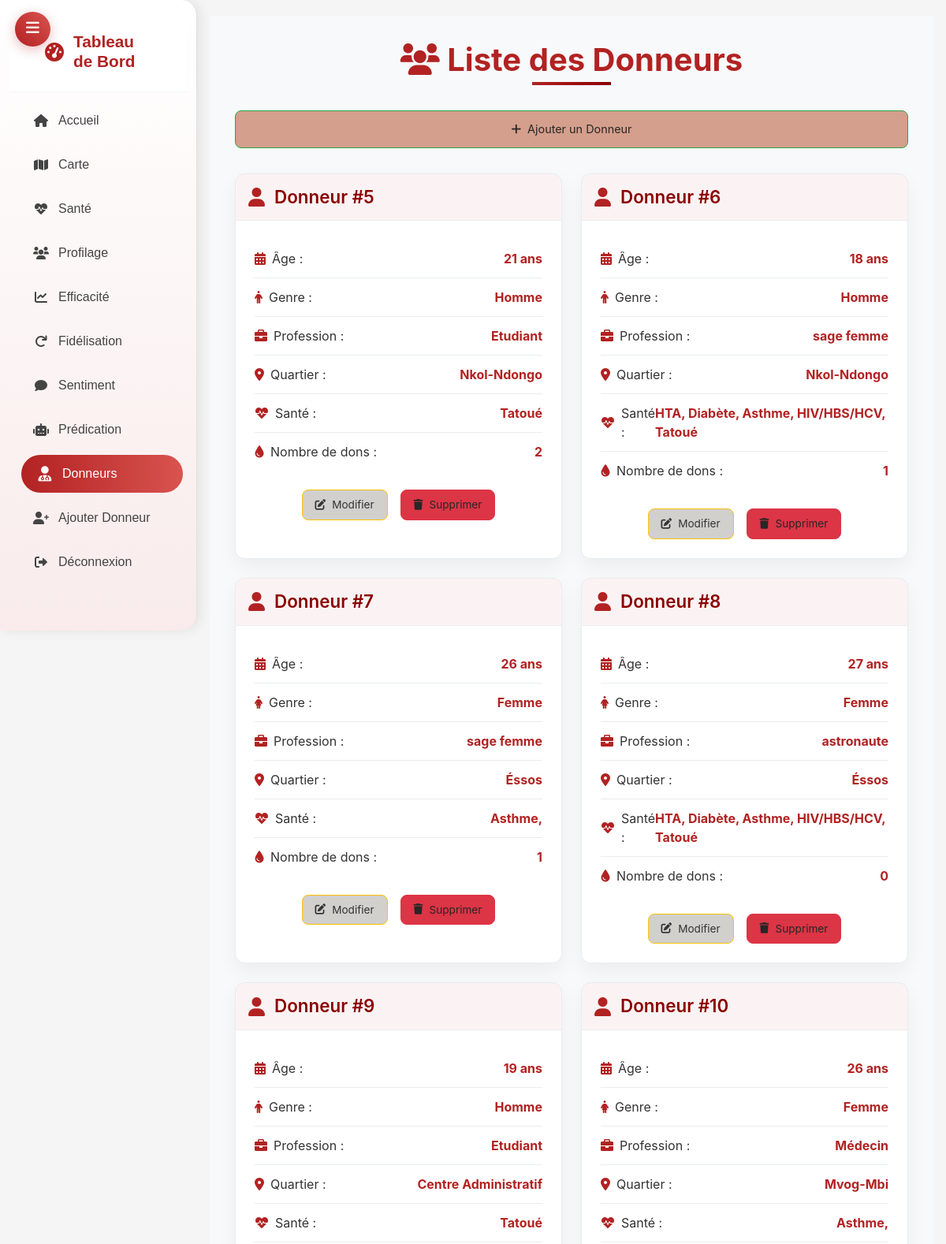
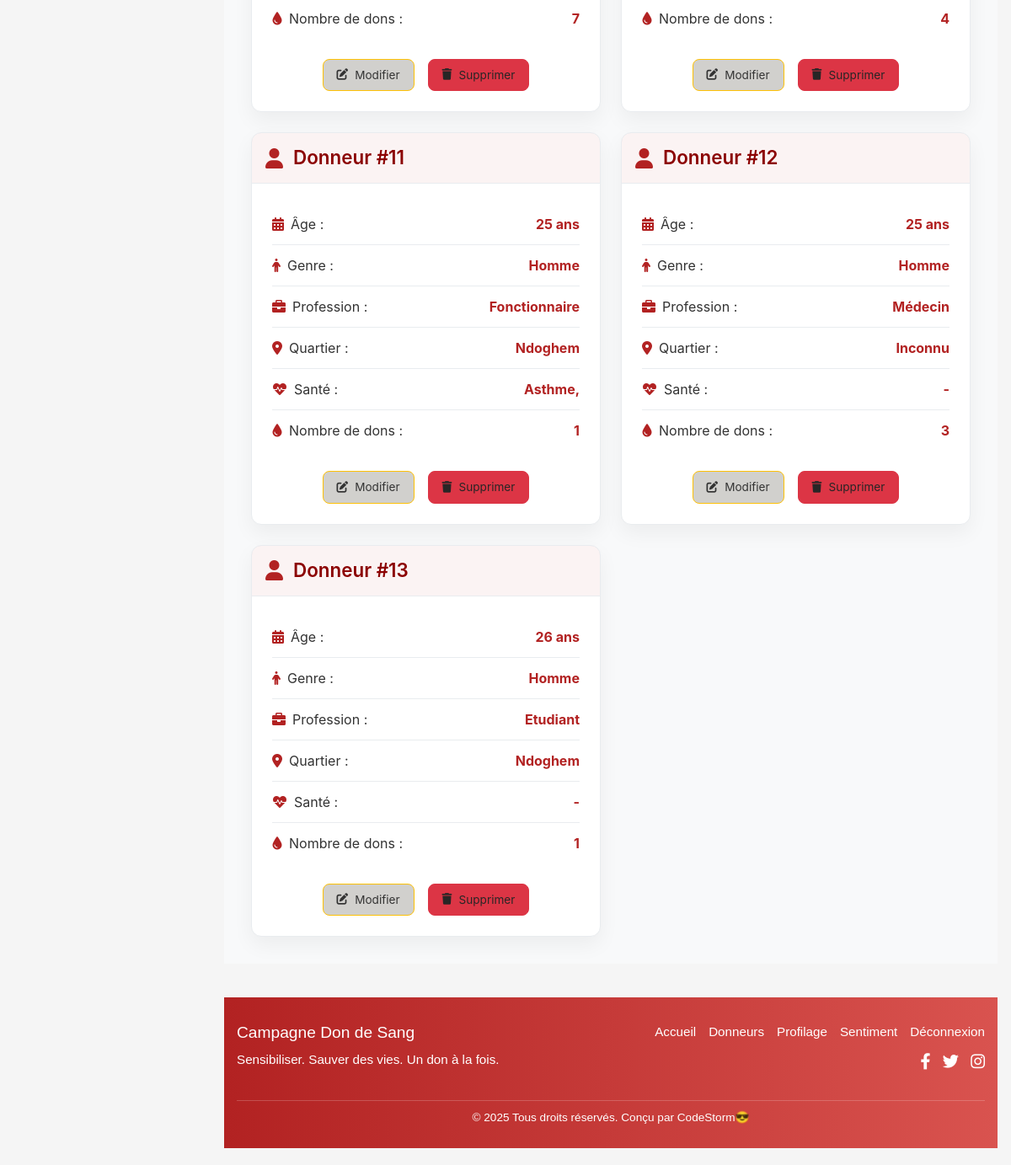
The app's page /donors/ (signed in) with its own data (2 pictures, top to bottom).
### campagne/models.py (models this page shows, shortened)
class Donor(models.Model):
    user = models.ForeignKey(User, on_delete=models.CASCADE, null=True)
    date_naissance = models.DateField()
    date_remplissage = models.DateField(auto_now_add=True)  # Date auto-remplie à la création
    genre = models.CharField(
        max_length=10,
        choices=[('Homme', 'Homme'), ('Femme', 'Femme')],
        default='Homme'
    )
    profession = models.CharField(max_length=100)
    arrondissement = models.CharField(max_length=100)
    quartier = models.CharField(max_length=100)
    latitude = models.FloatField(null=True, blank=True)
    longitude = models.FloatField(null=True, blank=True)
    asthme = models.BooleanField(default=False)
    diabete = models.BooleanField(default=False)
    hypertension = models.BooleanField(default=False)
    hiv_hbs_hcv = models.BooleanField(default=False)
    tatoue = models.BooleanField(default=False)
    nombre_dons = models.IntegerField(default=0)
    feedback = models.TextField(null=True, blank=True)
    def age(self):
        today = self.date_remplissage  # Utilise date_remplissage comme référence
        age = today.year - self.date_naissance.year - (
            (today.month, today.day) < (self.date_naissance.month, self.date_naissance.day)
        )
        return age
    class Meta:
        verbose_name = "Donneur"
        verbose_name_plural = "Donneurs"

### campagne/views.py (the view)
# urls.py: path('donors/', views.donors, name='donors'),
@login_required
def donors(request):
    donor_list = Donor.objects.all()
    print("Nombre de donneurs:", donor_list.count())  # Debug
    return render(request, 'donors.html', {'donor_list': donor_list})

### campagne/templates/donors.html (shortened to what this page needs)
{% extends 'base.html' %}
{% block content %}
<div class="donor-container">
    <div class="page-header">
        <h1 class="section-title">
            <i class="fas fa-users"></i> Liste des Donneurs
        </h1>
    </div>
    <div class="donor-actions-top">
        <a href="{% url 'add_donor' %}" class="btn btn-success">
            <i class="fas fa-plus"></i> Ajouter un Donneur
        </a>
    </div>
    <div class="donor-grid">
        {% for donor in donor_list %}
            <div class="donor-card">
                <div class="card-header">
                    <i class="fas fa-user"></i>
                    <h5 class="card-title">Donneur #{{ donor.id }}</h5>
                </div>
                <div class="card-content">
                    <ul class="info-list">
                        <li>
                            <span class="label"><i class="fas fa-calendar-alt"></i> Âge :</span>
                            <span class="highlight">{{ donor.age }} ans</span>
                        </li>
                        <li>
                            <span class="label">
                                {% if donor.genre == 'Homme' %}
                                    <i class="fas fa-male"></i>
                                {% elif donor.genre == 'Femme' %}
                                    <i class="fas fa-female"></i>
                                {% else %}
                                    <i class="fas fa-genderless"></i>
                                {% endif %}
                                Genre :
                            </span>
                            <span class="highlight">{{ donor.genre|default:"Inconnu" }}</span>
                        </li>
                        <li>
                            <span class="label"><i class="fas fa-briefcase"></i> Profession :</span>
                            <span class="highlight">{{ donor.profession|default:"Inconnu" }}</span>
                        </li>
                        <li>
                            <span class="label"><i class="fas fa-map-marker-alt"></i> Quartier :</span>
                            <span class="highlight">{{ donor.quartier|default:"Inconnu" }}</span>
                        </li>
                        <li>
                            <span class="label"><i class="fas fa-heartbeat"></i> Santé :</span>
                            <span class="highlight">
                                {% if donor.hypertension %}HTA, {% endif %}
                                {% if donor.diabete %}Diabète, {% endif %}
                                {% if donor.asthme %}Asthme, {% endif %}
                                {% if donor.hiv_hbs_hcv %}HIV/HBS/HCV, {% endif %}
                                {% if donor.tatoue %}Tatoué{% endif %}
                                {% if not donor.hypertension and not donor.diabete and not donor.asthme and not donor.hiv_hbs_hcv and not donor.tatoue %}-{% endif %}
                            </span>
                        </li>
                        <li>
                            <span class="label"><i class="fas fa-tint"></i> Nombre de dons :</span>
                            <span class="highlight">{{ donor.nombre_dons }}</span>
                        </li>
                    </ul>
                    <div class="donor-actions">
                        <a href="{% url 'update_donor' donor.id %}" class="btn btn-warning btn-sm">
                            <i class="fas fa-edit"></i> Modifier
                        </a>
                        <a href="{% url 'delete_donor' donor.id %}" class="btn btn-danger btn-sm">
                            <i class="fas fa-trash"></i> Supprimer
                        </a>
                    </div>
                </div>
            </div>
        {% endfor %}
    </div>
</div>
<footer class="site-footer">
    <div class="footer-container">
      <div class="footer-left">
        <h5>Campagne Don de Sang</h5>
        <p>Sensibiliser. Sauver des vies. Un don à la fois.</p>
      </div>
      <div class="footer-right">
        <ul class="footer-links">
          <li><a href="{% url 'dashboard' %}">Accueil</a></li>
          <li><a href="{% url 'donors' %}">Donneurs</a></li>
          <li><a href="{% url 'profiling' %}">Profilage</a></li>
          <li><a href="{% url 'sentiment' %}">Sentiment</a></li>
          <li><a href="{% url 'logout' %}">Déconnexion</a></li>
        </ul>
        <div class="footer-socials">
          <a href="#"><i class="fab fa-facebook-f"></i></a>
          <a href="#"><i class="fab fa-twitter"></i></a>
          <a href="#"><i class="fab fa-instagram"></i></a>
        </div>
      </div>
    </div>
    <div class="footer-bottom">
      <p>&copy; 2025 Tous droits réservés. Conçu par CodeStorm😎</p>
    </div>
  </footer>
{% endblock %}

### campagne/templates/base.html (shortened to what this page needs)
{% load static %}
<!DOCTYPE html>
<html lang="fr">
<head>
    <link href="https://cdn.jsdelivr.net/npm/bootstrap@5.3.0/dist/css/bootstrap.min.css" rel="stylesheet">
    <link href="https://cdn.jsdelivr.net/npm/bootstrap-icons@1.10.0/font/bootstrap-icons.css" rel="stylesheet">
    <link href="https://cdnjs.cloudflare.com/ajax/libs/font-awesome/6.0.0/css/all.min.css" rel="stylesheet">
    <link href="{% static 'css/style.css' %}" rel="stylesheet">
</head>
<body>
    <button class="toggle-btn" onclick="toggleSidebar()" id="toggleSidebar">
        <i class="fas fa-bars"></i>
    </button>
    <div class="container-fluid">
        <div class="row">
            <nav class="sidebar" id="sidebar">
                <div class="position-sticky pt-3">
                    <h4><i class="fas fa-tachometer-alt"></i><span>Tableau de Bord</span></h4>
                    <ul class="nav flex-column">
                        <li class="nav-item"><a class="nav-link {% if request.resolver_match.url_name == 'dashboard' %}active{% endif %}" href="{% url 'dashboard' %}"><i class="fas fa-home"></i> <span>Accueil</span></a></li>
                        <li class="nav-item"><a class="nav-link {% if request.resolver_match.url_name == 'geo' %}active{% endif %}" href="{% url 'geo' %}"><i class="fas fa-map"></i> <span>Carte</span></a></li>
                        <li class="nav-item"><a class="nav-link {% if request.resolver_match.url_name == 'health' %}active{% endif %}" href="{% url 'health' %}"><i class="fas fa-heartbeat"></i> <span>Santé</span></a></li>
                        <li class="nav-item"><a class="nav-link {% if request.resolver_match.url_name == 'profiling' %}active{% endif %}" href="{% url 'profiling' %}"><i class="fas fa-users"></i> <span>Profilage</span></a></li>
                        <li class="nav-item"><a class="nav-link {% if request.resolver_match.url_name == 'efficiency' %}active{% endif %}" href="{% url 'efficiency' %}"><i class="fas fa-chart-line"></i> <span>Efficacité</span></a></li>
                        <li class="nav-item"><a class="nav-link {% if request.resolver_match.url_name == 'loyalty' %}active{% endif %}" href="{% url 'loyalty' %}"><i class="fas fa-redo"></i> <span>Fidélisation</span></a></li>
                        <li class="nav-item"><a class="nav-link {% if request.resolver_match.url_name == 'sentiment' %}active{% endif %}" href="{% url 'sentiment' %}"><i class="fas fa-comment"></i> <span>Sentiment</span></a></li>
                        <li class="nav-item"><a class="nav-link {% if request.resolver_match.url_name == 'prediction' %}active{% endif %}" href="{% url 'prediction' %}"><i class="fas fa-robot"></i> <span>Prédication</span></a></li>
                        <li class="nav-item"><a class="nav-link {% if request.resolver_match.url_name == 'donors' %}active{% endif %}" href="{% url 'donors' %}"><i class="fas fa-user-md"></i> <span>Donneurs</span></a></li>
                        {% if user.is_superuser %}
                        <li class="nav-item"><a class="nav-link {% if request.resolver_match.url_name == 'add_donor' %}active{% endif %}" href="{% url 'add_donor' %}"><i class="fas fa-user-plus"></i> <span>Ajouter Donneur</span></a></li>
                        {% endif %}
                        <li class="nav-item"><a class="nav-link" href="{% url 'logout' %}"><i class="fas fa-sign-out-alt"></i> <span>Déconnexion</span></a></li>
                    </ul>
                </div>
            </nav>
            <main class="col px-3">
                {% block content %}{% endblock %}
            </main>
        </div>
    </div>
</body>
</html>

### static/css/style.css (style rules this page uses)
.sidebar { height: 100vh; background-color: #f8f9fa; }
.nav-link { color: #333; }

### campagne/templates/base.html (style rules this page uses)
body { margin: 0; font-family: Arial, sans-serif; background-color: #f5f5f5; }
.sidebar { background: linear-gradient(180deg, #ffffff 0%, #f9ebeb 100%); border-right: 1px solid #e0e0e0; height: 100vh; position: fixed; top: 0; left: 0; width: 250px; box-shadow: 4px 0 15px rgba(0, 0, 0, 0.08); transform: translateX(0); transition: transform 0.4s ease-in-out; z-index: 1000; overflow-y: auto; border-top-right-radius: 20px; border-bottom-right-radius: 20px; }
.sidebar h4 { color: #b22222; font-weight: 700; padding: 25px 45px; border-bottom: 1px solid rgba(238, 238, 238, 0.5); display: flex; align-items: center; font-size: 1.3rem; background: rgba(255, 255, 255, 0.9); position: sticky; top: 0; z-index: 10; border-top-right-radius: 20px; }
.sidebar h4 i { margin-right: 12px; font-size: 1.5rem; }
.nav-link { color: #444; padding: 12px 20px; transition: all 0.3s ease; text-decoration: none; display: flex; align-items: center; position: relative; overflow: hidden; border-radius: 30px; margin: 4px 10px; }
.nav-link i { margin-right: 12px; width: 20px; text-align: center; transition: transform 0.3s ease; }
.nav-link:hover, .nav-link.active { color: #ffffff; background: linear-gradient(90deg, #b22222, #d9534f); transform: translateX(5px); }
.nav-link:hover i, .nav-link.active i { transform: scale(1.2); }
main { margin-left: 250px; padding: 20px; transition: margin-left 0.3s ease; }
.toggle-btn { position: fixed; top: 15px; left: 19px; z-index: 1001; background: linear-gradient(45deg, #b22222, #d9534f); color: #fff; border: none; padding: 10px 14px; border-radius: 50px; cursor: pointer; box-shadow: 0 4px 15px rgba(178, 34, 34, 0.3); transition: transform 0.3s ease; }
.toggle-btn i { transition: transform 0.3s ease; font-size: 1.2rem; }

### records on screen
Donor: id "5", age "21", genre "Homme", profession "Etudiant", quartier "Nkol-Ndongo", tatoue "Tatoué", nombre_dons "2"
Donor: id "6", age "18", genre "Homme", profession "sage femme", quartier "Nkol-Ndongo", hypertension "HTA,", diabete "Diabète,", asthme "Asthme,", hiv_hbs_hcv "HIV/HBS/HCV,", tatoue "Tatoué", nombre_dons "1"
Donor: id "7", age "26", genre "Femme", profession "sage femme", quartier "Éssos", asthme "Asthme,", nombre_dons "1"
Donor: id "8", age "27", genre "Femme", profession "astronaute", quartier "Éssos", hypertension "HTA,", diabete "Diabète,", asthme "Asthme,", hiv_hbs_hcv "HIV/HBS/HCV,", tatoue "Tatoué", nombre_dons "0"
Donor: id "9", age "19", genre "Homme", profession "Etudiant", quartier "Centre Administratif", tatoue "Tatoué", nombre_dons "7"
Donor: id "10", age "26", genre "Femme", profession "Médecin", quartier "Mvog-Mbi", asthme "Asthme,", nombre_dons "4"
Donor: id "11", age "25", genre "Homme", profession "Fonctionnaire", quartier "Ndoghem", asthme "Asthme,", nombre_dons "1"
Donor: id "12", age "25", genre "Homme", profession "Médecin", quartier "Inconnu", nombre_dons "3"
Donor: id "13", age "26", genre "Homme", profession "Etudiant", quartier "Ndoghem", nombre_dons "1"
